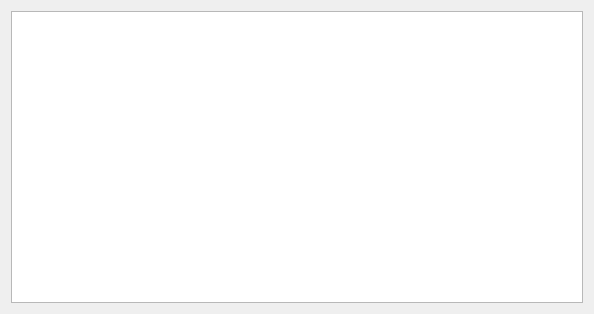
<?xml version="1.0" encoding="UTF-8"?>
<ui version="4.0">
 <class>MainWindow</class>
 <widget class="QMainWindow" name="MainWindow">
  <property name="geometry">
   <rect>
    <x>0</x>
    <y>0</y>
    <width>594</width>
    <height>314</height>
   </rect>
  </property>
  <property name="windowTitle">
   <string>MainWindow</string>
  </property>
  <widget class="QWidget" name="centralWidget">
   <layout class="QVBoxLayout" name="verticalLayout">
    <item>
     <widget class="QTableView" name="tableView"/>
    </item>
   </layout>
  </widget>
 </widget>
 <layoutdefault spacing="6" margin="11"/>
 <resources/>
 <connections/>
</ui>
